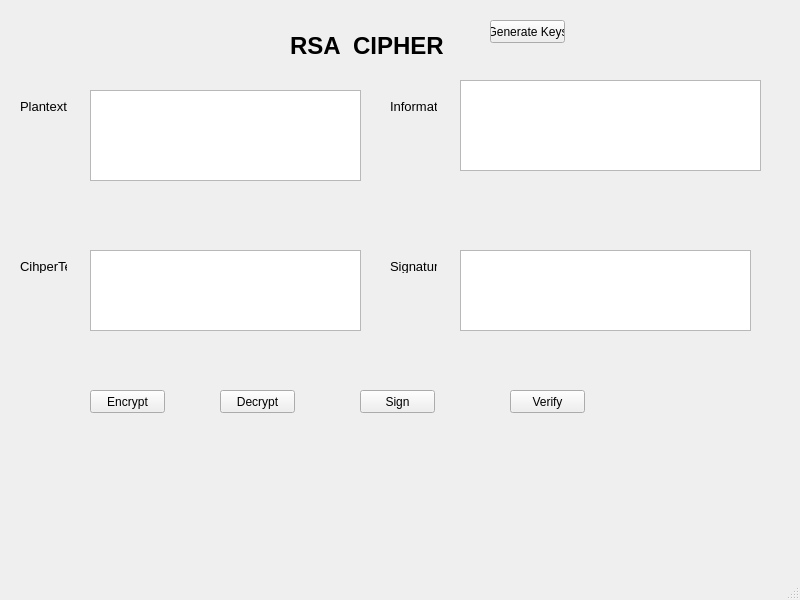
<?xml version="1.0" encoding="UTF-8"?>
<ui version="4.0">
 <class>MainWindow</class>
 <widget class="QMainWindow" name="MainWindow">
  <property name="geometry">
   <rect>
    <x>0</x>
    <y>0</y>
    <width>800</width>
    <height>600</height>
   </rect>
  </property>
  <property name="windowTitle">
   <string>MainWindow</string>
  </property>
  <widget class="QWidget" name="centralwidget">
   <widget class="QTextEdit" name="txt_plain_text">
    <property name="geometry">
     <rect>
      <x>90</x>
      <y>90</y>
      <width>271</width>
      <height>91</height>
     </rect>
    </property>
   </widget>
   <widget class="QTextEdit" name="txt_info">
    <property name="geometry">
     <rect>
      <x>460</x>
      <y>80</y>
      <width>301</width>
      <height>91</height>
     </rect>
    </property>
   </widget>
   <widget class="QTextEdit" name="txt_cipher_text">
    <property name="geometry">
     <rect>
      <x>90</x>
      <y>250</y>
      <width>271</width>
      <height>81</height>
     </rect>
    </property>
   </widget>
   <widget class="QTextEdit" name="txt_sign">
    <property name="geometry">
     <rect>
      <x>460</x>
      <y>250</y>
      <width>291</width>
      <height>81</height>
     </rect>
    </property>
   </widget>
   <widget class="QLabel" name="label">
    <property name="geometry">
     <rect>
      <x>290</x>
      <y>30</y>
      <width>231</width>
      <height>31</height>
     </rect>
    </property>
    <property name="font">
     <font>
      <pointsize>18</pointsize>
      <weight>75</weight>
      <bold>true</bold>
     </font>
    </property>
    <property name="text">
     <string>RSA  CIPHER</string>
    </property>
   </widget>
   <widget class="QLabel" name="label_2">
    <property name="geometry">
     <rect>
      <x>20</x>
      <y>100</y>
      <width>47</width>
      <height>13</height>
     </rect>
    </property>
    <property name="font">
     <font>
      <pointsize>10</pointsize>
     </font>
    </property>
    <property name="text">
     <string>Plantext'</string>
    </property>
   </widget>
   <widget class="QLabel" name="label_3">
    <property name="geometry">
     <rect>
      <x>20</x>
      <y>260</y>
      <width>47</width>
      <height>13</height>
     </rect>
    </property>
    <property name="font">
     <font>
      <pointsize>10</pointsize>
     </font>
    </property>
    <property name="text">
     <string>CihperText:</string>
    </property>
   </widget>
   <widget class="QLabel" name="label_4">
    <property name="geometry">
     <rect>
      <x>390</x>
      <y>100</y>
      <width>47</width>
      <height>13</height>
     </rect>
    </property>
    <property name="font">
     <font>
      <pointsize>10</pointsize>
     </font>
    </property>
    <property name="text">
     <string>Information</string>
    </property>
   </widget>
   <widget class="QLabel" name="label_5">
    <property name="geometry">
     <rect>
      <x>390</x>
      <y>260</y>
      <width>47</width>
      <height>13</height>
     </rect>
    </property>
    <property name="font">
     <font>
      <pointsize>10</pointsize>
     </font>
    </property>
    <property name="text">
     <string>Signature</string>
    </property>
   </widget>
   <widget class="QPushButton" name="btn_encrypt">
    <property name="geometry">
     <rect>
      <x>90</x>
      <y>390</y>
      <width>75</width>
      <height>23</height>
     </rect>
    </property>
    <property name="text">
     <string>Encrypt</string>
    </property>
   </widget>
   <widget class="QPushButton" name="btn_decrypt">
    <property name="geometry">
     <rect>
      <x>220</x>
      <y>390</y>
      <width>75</width>
      <height>23</height>
     </rect>
    </property>
    <property name="text">
     <string>Decrypt</string>
    </property>
   </widget>
   <widget class="QPushButton" name="btn_sign">
    <property name="geometry">
     <rect>
      <x>360</x>
      <y>390</y>
      <width>75</width>
      <height>23</height>
     </rect>
    </property>
    <property name="text">
     <string>Sign</string>
    </property>
   </widget>
   <widget class="QPushButton" name="btn_verify">
    <property name="geometry">
     <rect>
      <x>510</x>
      <y>390</y>
      <width>75</width>
      <height>23</height>
     </rect>
    </property>
    <property name="text">
     <string>Verify</string>
    </property>
   </widget>
   <widget class="QPushButton" name="btn_gen_keys">
    <property name="geometry">
     <rect>
      <x>490</x>
      <y>20</y>
      <width>75</width>
      <height>23</height>
     </rect>
    </property>
    <property name="text">
     <string>Generate Keys</string>
    </property>
   </widget>
  </widget>
  <widget class="QMenuBar" name="menubar">
   <property name="geometry">
    <rect>
     <x>0</x>
     <y>0</y>
     <width>800</width>
     <height>21</height>
    </rect>
   </property>
  </widget>
  <widget class="QStatusBar" name="statusbar"/>
 </widget>
 <resources/>
 <connections/>
</ui>
